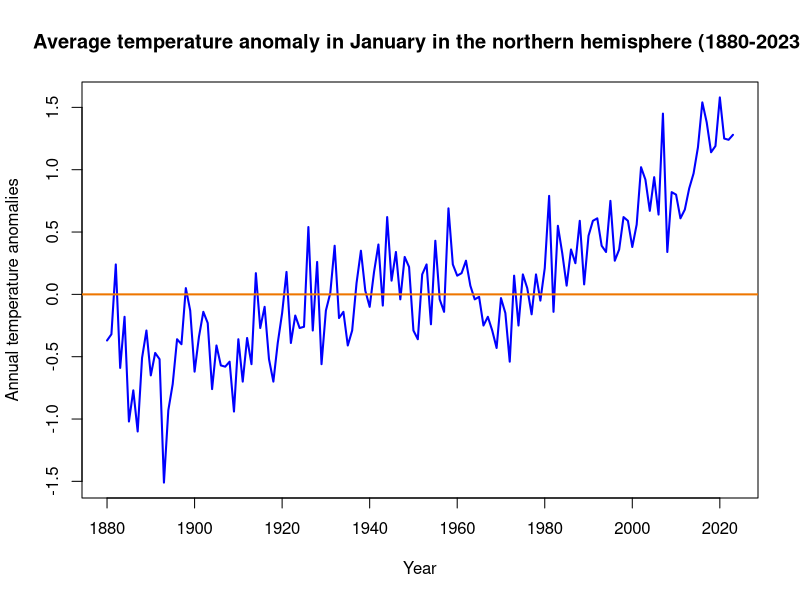
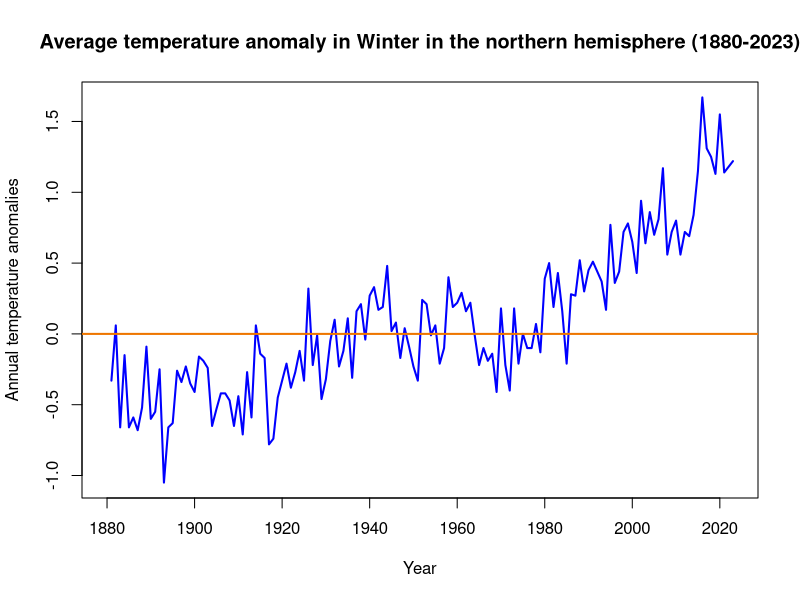
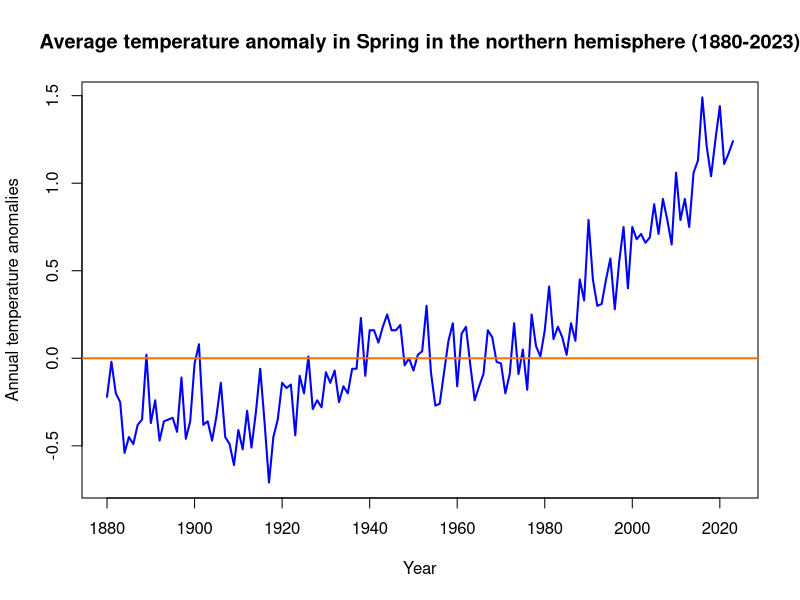
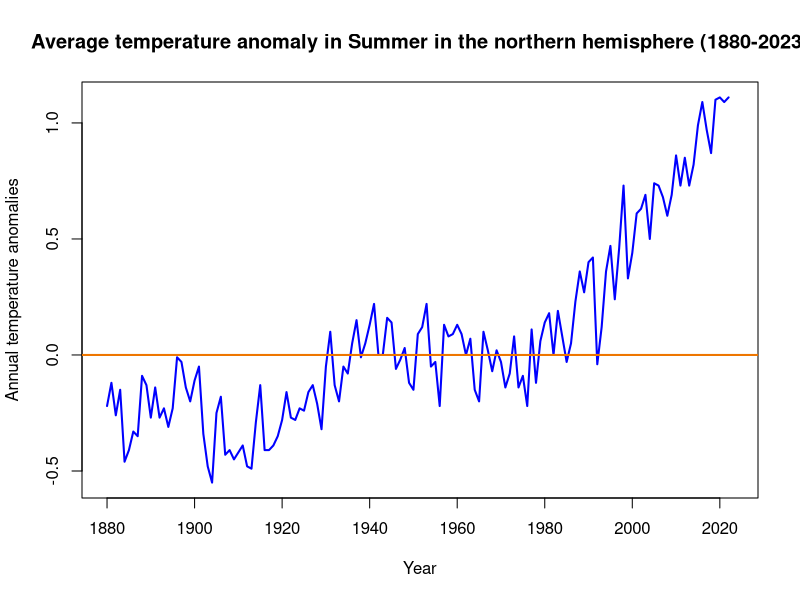
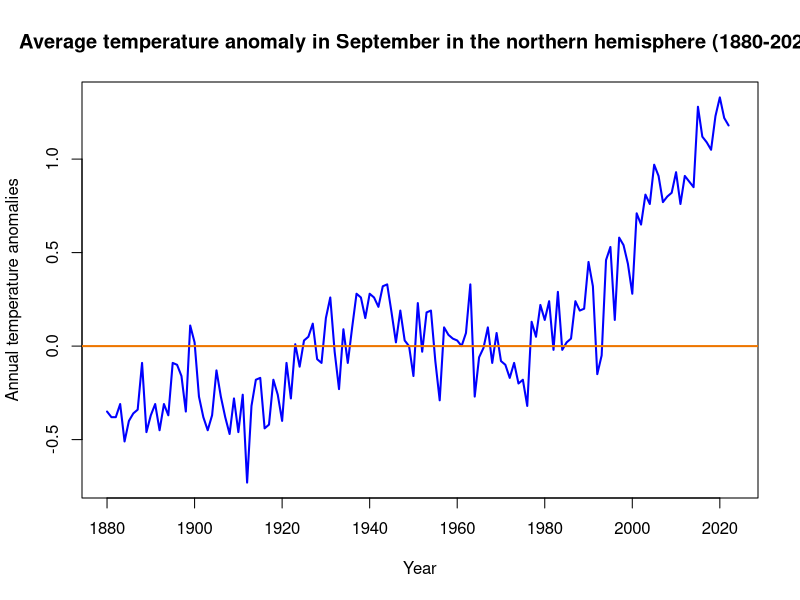
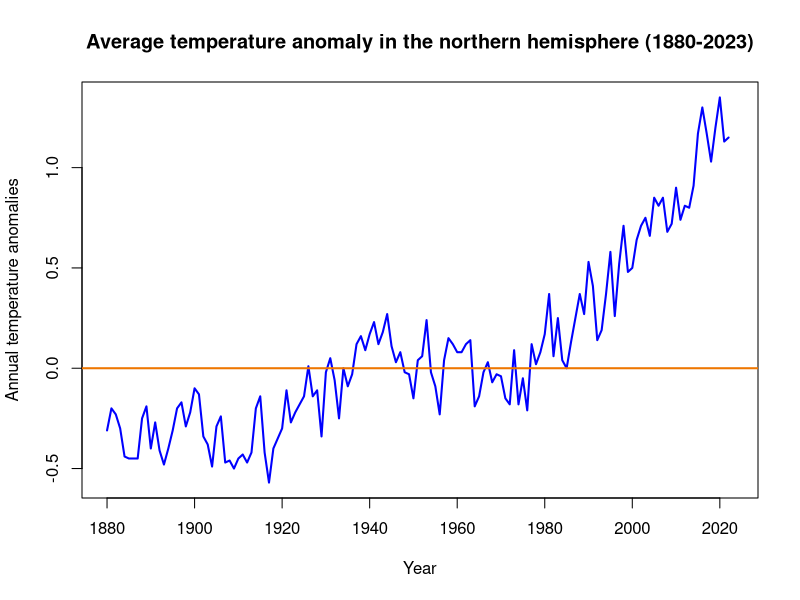

These figures' R source, in order:
tempdata <- read.csv("Data/NH.Ts+dSST.csv", skip = 1, na.strings = "***")

# head(tempdata)

# str(tempdata)

tempdata$Jan <- ts(tempdata$Jan, start = c(1880), end = c(2023), frequency = 1)
tempdata$DJF <- ts(tempdata$DJF, start = c(1880), end = c(2023), frequency = 1)
tempdata$MAM <- ts(tempdata$MAM, start = c(1880), end = c(2023), frequency = 1)
tempdata$JJA <- ts(tempdata$JJA, start = c(1880), end = c(2023), frequency = 1)
tempdata$SON <- ts(tempdata$SON, start = c(1880), end = c(2023), frequency = 1)
tempdata$J.D <- ts(tempdata$J.D, start = c(1880), end = c(2023), frequency = 1)

#MONTH
plot(tempdata$Jan, type = "l", col = "blue", lwd = 2,
     ylab = "Annual temperature anomalies", xlab = "Year")
# Add a title
title("Average temperature anomaly in January in the northern hemisphere (1880-2023)")
# Add a horizontal line (at y = 0)
abline(h = 0, col = "darkorange2", lwd = 2)

#SEASON
#plot for Winter
plot(tempdata$DJF, type = "l", col = "blue", lwd = 2,
     ylab = "Annual temperature anomalies", xlab = "Year")
title("Average temperature anomaly in Winter in the northern hemisphere (1880-2023)")
abline(h = 0, col = "darkorange2", lwd = 2)

#plot for Spring
plot(tempdata$MAM, type = "l", col = "blue", lwd = 2,
     ylab = "Annual temperature anomalies", xlab = "Year")
title("Average temperature anomaly in Spring in the northern hemisphere (1880-2023)")
abline(h = 0, col = "darkorange2", lwd = 2)

#plot in Summer
plot(tempdata$JJA, type = "l", col = "blue", lwd = 2,
     ylab = "Annual temperature anomalies", xlab = "Year")
title("Average temperature anomaly in Summer in the northern hemisphere (1880-2023)")
abline(h = 0, col = "darkorange2", lwd = 2)

#plot in Fall
plot(tempdata$SON, type = "l", col = "blue", lwd = 2,
     ylab = "Annual temperature anomalies", xlab = "Year")
title("Average temperature anomaly in September in the northern hemisphere (1880-2023)")
abline(h = 0, col = "darkorange2", lwd = 2)

#YEAR
plot(tempdata$J.D, type = "l", col = "blue", lwd = 2,
     ylab = "Annual temperature anomalies", xlab = "Year")
title("Average temperature anomaly in the northern hemisphere (1880-2023)")
abline(h = 0, col = "darkorange2", lwd = 2)